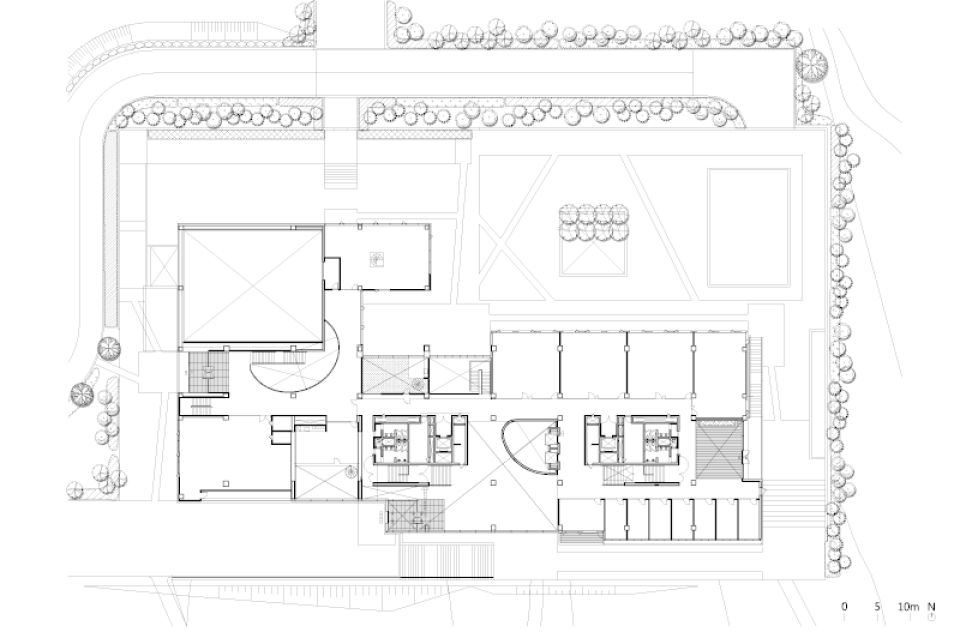
#> input picture maps/val/scene_042/map.png, 1920 x 1276 px, found by its file name (shown at 1/2 size); the run also reads 1 picture not shown here
$ jupyter execute homography.ipynb
#> lines starting #> are read from the running program, lines starting #| are printed output that depends on the picture; after the words box and inside, x2 and y2 are one past the last pixel; in counts of white or black regions, pixels touching at a corner belong together; pictures that were not available may be replaced by others from this repository, and a replacement may not be noted
[cell 1]
import matplotlib.pyplot as plt
import cv2
import numpy as np

[cell 2]
mct_bboxes = np.array(
    [
        [1231, 375, 1294, 628],
        [1105, 347, 1169, 583],
        [1588, 459, 1710, 708],
        [844, 259, 913, 470],
        [426, 240, 484, 433],
        [579, 230, 641, 401],
        [707, 325, 851, 550],
        [640, 288, 704, 411],
        [818, 619, 969, 948],
        [473, 507, 584, 790],
        [701, 262, 778, 473],
        [291, 807, 410, 1078],
        [408, 547, 501, 840],
        [314, 610, 447, 843],
        [534, 361, 604, 592],
    ]
).astype(int)
sct_cam_09 = np.array(
   [[370, 375, 464, 611], [1131, 369, 1231, 600], [1231, 375, 1294, 628], [1105, 347, 1169, 583], [1588, 459, 1710, 708], [844, 259, 913, 470], [426, 240, 484, 433], [579, 230, 641, 401], [358, 331, 401, 462], [707, 325, 851, 550], [640, 288, 704, 411]]
)
sct_cam_10 = np.array(
   [[818, 619, 969, 948], [473, 507, 584, 790], [701, 262, 778, 473], [291, 807, 410, 1078], [408, 547, 501, 840], [314, 610, 447, 843], [534, 361, 604, 592]]
)

mct_bottom_right = mct_bboxes[:, 2:]
sct_cam_09_bottom_right = sct_cam_09[:, 2:]
sct_cam_10_bottom_right = sct_cam_10[:, 2:]

[cell 3]
pos_dict = {
    "mct": {
        "bottom_right": mct_bottom_right,
        "track_ids": [1, 2, 3, 4, 5, 6, 7, 8, 9, 10, 11, 12, 13, 14, 15],
        "cam_image_path": None,
        "map_image_path": "/home/jongphago/Share/projects/nota/maps/val/scene_042/map.png",
        "cam_points": None,
        "map_points": None,
        "H": None,
    },
    "cam_09": {
        "bottom_right": sct_cam_09_bottom_right,
        "track_ids": [10, 13, 1, 2, 3, 4, 5, 6, 15, 7, 8],
        "cam_image_path": "/home/jongphago/Share/projects/nota/videos/val/scene_042/camera09/cam.jpg",
        "map_image_path": "/home/jongphago/Share/projects/nota/maps/val/scene_042/map.png",
        "cam_points": [(1524, 436), (297, 337), (926, 822), (1038, 846)],
        "map_points": [(1026, 1011), (1690, 1008), (1197, 598), (1142, 597)],
        "H": [
            [-5.30670644e-02, -4.55029673e-02, 5.24799064e02],
            [1.26371462e-01, -3.19613084e-01, 3.64646678e02],
            [9.65788293e-05, 2.73151301e-05, 2.54243223e-01],
        ],
    },
    "cam_10": {
        "bottom_right": sct_cam_10_bottom_right,
        "track_ids": [9, 10, 11, 12, 13, 14, 15],
        "cam_image_path": "/home/jongphago/Share/projects/nota/videos/val/scene_042/camera10/cam.jpg",
        "map_image_path": "/home/jongphago/Share/projects/nota/maps/val/scene_042/map.png",
        "cam_points": [
            (183, 347),
            (36, 539),
            (1000, 891),
            (1326, 570),
            (896, 458),
            (671, 296),
        ],
        "map_points": [
            (648, 1008),
            (899, 1007),
            (1191, 644),
            (964, 479),
            (825, 652),
            (547, 756),
        ],
        "H": [
            [-7.98122062e-02, 5.29904149e00, -5.47726342e02],
            [-1.13426601e00, 2.12273565e00, 1.46769371e03],
            [-1.48855700e-04, 2.90156352e-03, 1.00000000e00],
        ],
    },
}

[cell 4]
camera_index = 10
camera_id = f"cam_{camera_index:02}"
camera_info = pos_dict[camera_id]

bottom_right = camera_info["bottom_right"]
track_ids = camera_info["track_ids"]
cam_image_path = camera_info["cam_image_path"]
map_image_path = camera_info["map_image_path"]
cam_points = camera_info["cam_points"]
map_points = camera_info["map_points"]
H = camera_info["H"]
H = np.array(H) if isinstance(H, list) else H

[cell 5]
_map_image = cv2.imread(map_image_path)
#> _map_image is the input picture: shape (1276, 1920, 3); min 0, max 255, mean 246.9
_cam_image = cv2.imread(cam_image_path)

[cell 6]
# H, _ = cv2.findHomography(np.array(cam_points), np.array(map_points))

[cell 7]
cam_image = _cam_image.copy()
cv2.polylines(cam_image, [np.array(cam_points)], True, (0, 255, 0), 5)
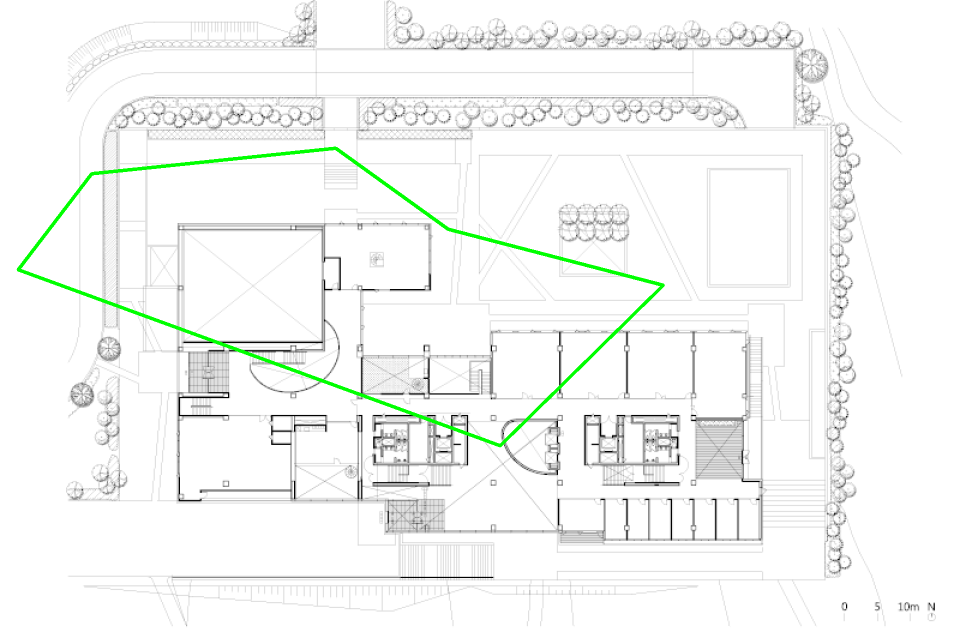
#> cam_image: shape (1276, 1920, 3) (shown at 1/2 size); 0.83% of pixels changed, all inside (x1, y1, x2, y2) = (33, 293, 1330, 895)
warped = cv2.warpPerspective(cam_image, H, (cam_image.shape[1], cam_image.shape[0]))
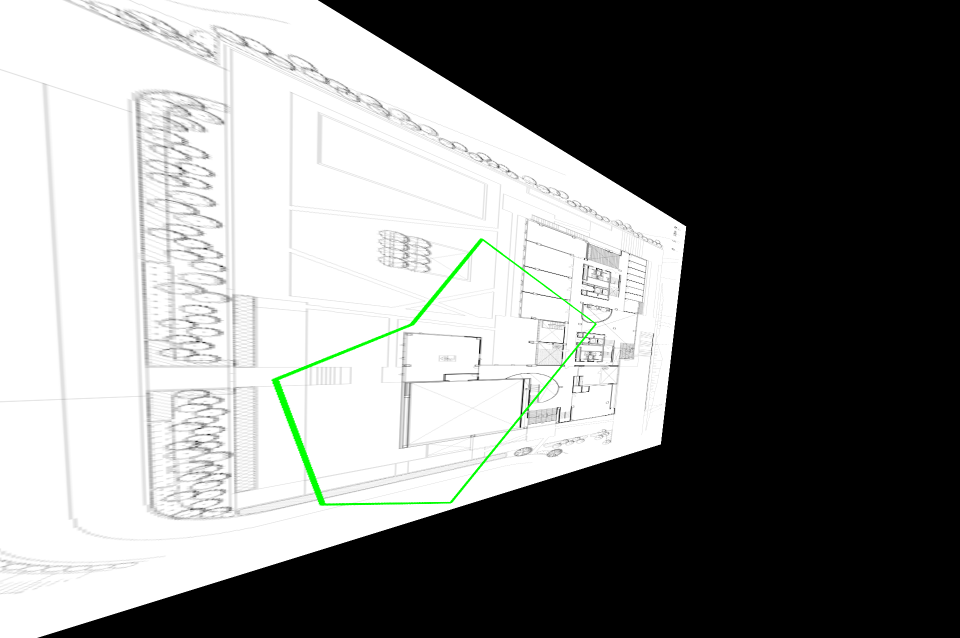
#> warped: shape (1276, 1920, 3) (shown at 1/2 size); mean B, G, R 131.6, 132.7, 131.6
plt.imshow(warped)
plt.show()

[cell 8]
def perspective_transform(bm, homography):
    if isinstance(bm, np.ndarray):
        bm = bm.tolist()
    bmx, bmy = bm  # bottom-mid

    cam_point = np.array([[[bmx, bmy]]], dtype=np.float32)
    map_point = cv2.perspectiveTransform(cam_point, homography)
    world_x, world_y = map_point[0][0]
    return (int(world_x), int(world_y))


world_points = [perspective_transform(bm, H) for bm in bottom_right]
map_image = _map_image.copy()
for p, tid in zip(world_points, track_ids):
    cv2.circle(map_image, p, 10, (255, 0, 0), -1)
    cv2.putText(map_image, str(tid), p, cv2.FONT_HERSHEY_SIMPLEX, 1.5, (0, 0, 255), 2)
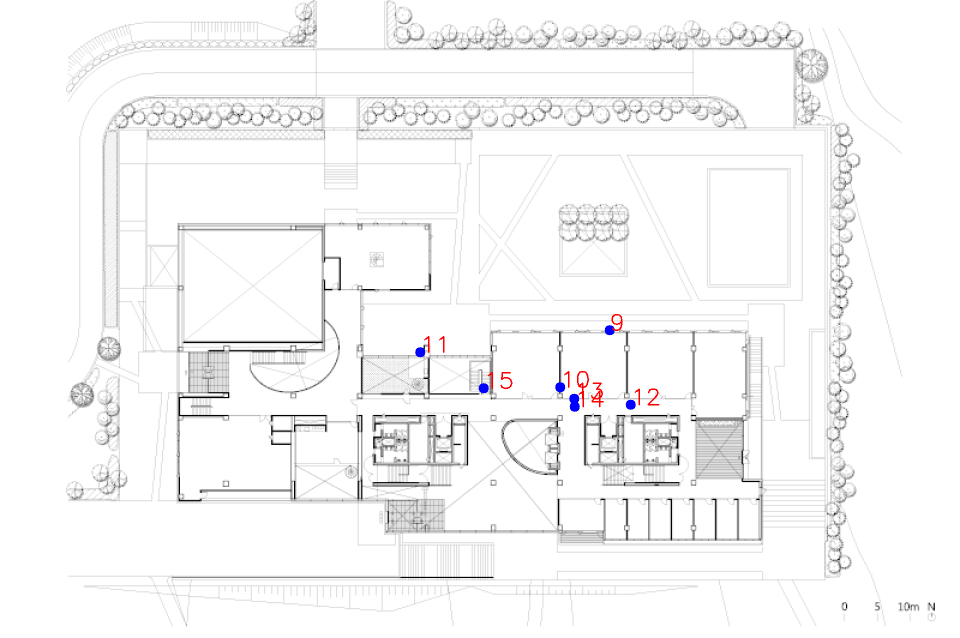
#> map_image: shape (1276, 1920, 3) (shown at 1/2 size); 0.18% of pixels changed, all inside (x1, y1, x2, y2) = (830, 628, 1319, 824)

plt.imshow(map_image)
plt.show()
